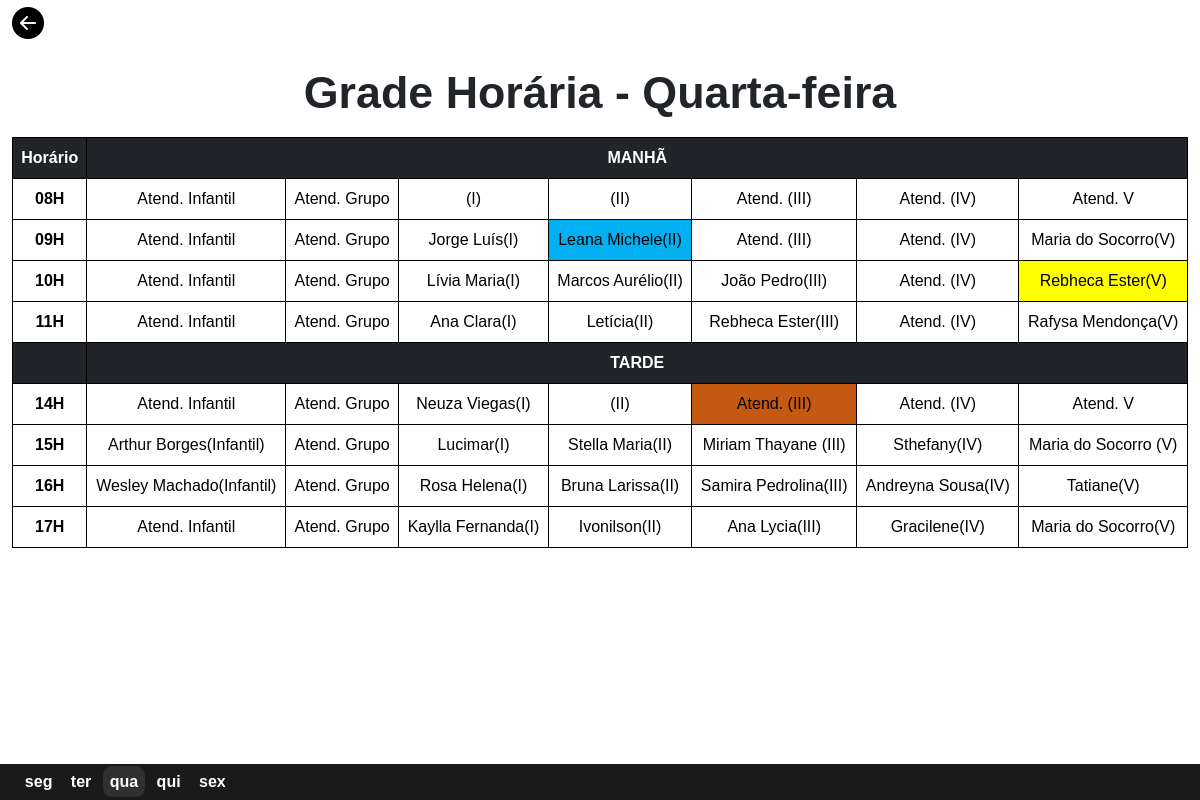
/admin/pages/reservar-sala-quarta.php, run on an earlier commit of the app's database.
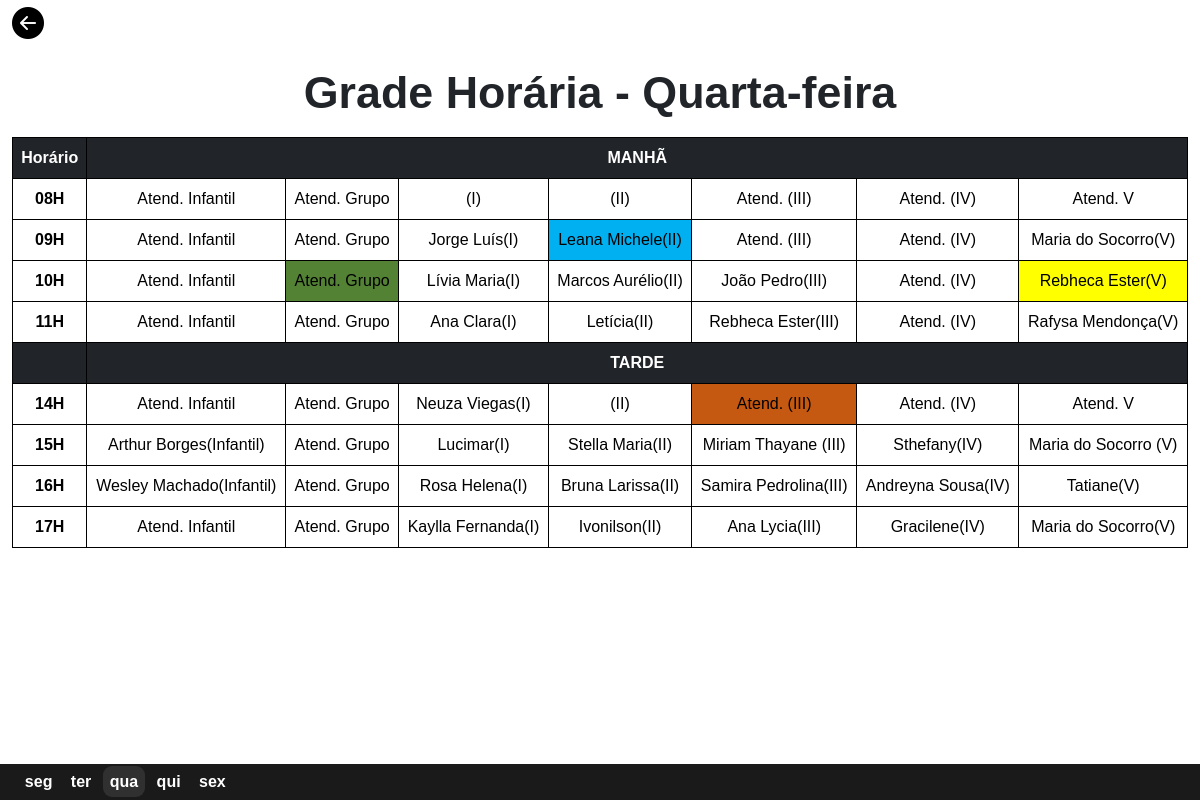
And on a later commit of the database.
### admin/pages/reservar-sala-quarta.php (the view, shortened to what this page needs)
<?php
include('../../db/conexao.php');
?>
<!DOCTYPE html>
<html lang="en">
<head>
    <link href="https://cdn.jsdelivr.net/npm/bootstrap@5.3.3/dist/css/bootstrap.min.css" rel="stylesheet">
    <link rel="stylesheet" href="https://cdn.jsdelivr.net/npm/bootstrap-icons@1.10.5/font/bootstrap-icons.css">
</head>
<body>
    <div class="container-fluid divForm">
        <div class="divVoltar">
            <a href="../index.php"><i class="bi bi-arrow-left-circle-fill" id="iconeVoltar"></i></a>
        </div>
        <h2>Grade Horária - Quarta-feira</h2>
        <table class="table">
            <form action="" method="post">
                <thead class="table-dark">
                    <tr>
                        <th>Horário</th>
                        <th colspan="7">MANHÃ</th>
                    </tr>
                </thead>
                <tbody>
                    <?php
                        $sql_horario = "SELECT id, horario from tbl_horario_sala ORDER BY id";
                        $result_horario = mysqli_query($mysqli, $sql_horario);
                        while($row_horario = mysqli_fetch_assoc($result_horario)) {
                            $horario_da_sala = $row_horario['horario'];
                    ?>
                    <tr>
                        <?php
                            if($horario_da_sala == '14H') {
                                echo "
                                </tbody>
                                    <thead class='table-dark'>
                                        <tr>
                                            <th></th>
                                            <th class='tarde' colspan='8'>TARDE</th>
                                        </tr>
                                    </thead>
                                <tbody>
                                ";
                            }
                        ?>
                        <th><?php echo $row_horario['horario'] ?></th>
                            <?php
                                $sql_sala_reserva = "SELECT s.id, s.sala, s.sala_cod, st.status
                                                    FROM tbl_sala_reservada s
                                                    INNER JOIN tbl_horario_sala h ON s.id_horario = h.id
                                                    INNER JOIN tbl_status_sala st ON s.id_status = st.id
                                                    WHERE h.horario = '$horario_da_sala' && s.id_semana = 3
                                                    ORDER BY s.id;
                                                    ";
                                $result_reserva = mysqli_query($mysqli, $sql_sala_reserva);
                                while($row = mysqli_fetch_assoc($result_reserva)) {
                            ?>
                            <td
                            name="<?php echo $row['sala_cod'] ?>"
                                    id="<?php echo $row['sala_cod'] ?>"
                                    class="<?php echo $row['status'] ?>"
                            >
                            <?php echo $row['sala'] ?>
                            </td>
                            <?php
                              }
                            ?>
                            <tr>
                            <?php
                                }
                            ?>
                    </tr>
                </tbody>
            </form>
        </table>
    </div>
    <footer class="container-fluid">
        <nav>
            <a href="reservar-sala-segunda.php">seg</a>
            <a href="reservar-sala-terca.php">ter</a>
            <a href="reservar-sala-quarta.php" id="selected">qua</a>
            <a href="reservar-sala-quinta.php">qui</a>
            <a href="reservar-sala-sexta.php">sex</a>
        </nav>
    </footer>
</body>
</html>

What changed in the data, as far as the page shows it:
changed tbl_sala_reservada (number 16 of 56 on the later page): id_status 5 → 2 (drawn)
